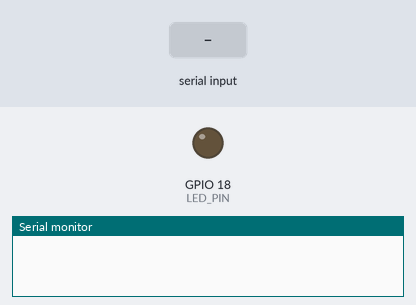
Simulated run of this sketch. Board: ESP32. On the bench: output pins drawn as LEDs (lit = HIGH), the last lines printed to the serial monitor. The inputs (shaded band) are chosen by the test bench.

Above: at 1.2 s.
1.3 s: "OPEN\n" received over Serial
At 1.9 s:
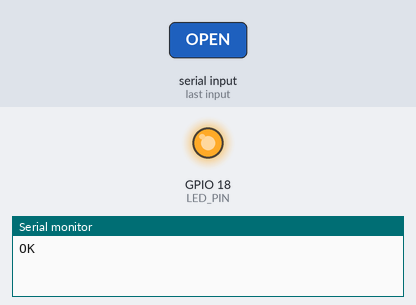
2.8 s: "1\n" received over Serial
Timing chart, 0 to 5.8 s (numbered marks = the images above; inputs shaded):
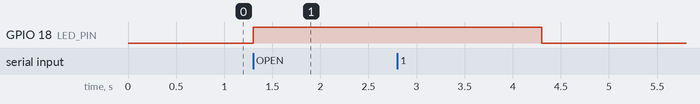

Measured:
- after the input at 1.3 s, GPIO 18 (LED_PIN): LOW → HIGH at once

The sketch:

barrier_led_test.ino
```cpp
/*
 * ============================================================================
 * ESP32 Bariyer LED Simülasyonu (barrier_led_test.ino)
 * ============================================================================
 *
 * Bu C++ / Arduino kodu ESP32 mikrodenetleyicisi üzerinde çalışır.
 * USB Serial üzerinden Python uygulamasından gelen "OPEN" komutunu dinler.
 * Komut alındığında LED pini HIGH yapılır, anında "OK" yanıtı döner ve
 * millis() tabanlı non-blocking timer ile LED 3 saniye sonra kapatılır.
 *
 * HARDWARE / DEVRE BAĞLANTISI:
 * ----------------------------------------------------------------------------
 * ESP32 GPIO 18  -->  220 Ohm (veya 330 Ohm) Seri Direnç  -->  LED Anot (+)
 * GND            ----------------------------------------->  LED Katot (-)
 *
 * DİKKAT: LED doğrudan GPIO ile GND arasına dirençsiz bağlanmamalıdır!
 * ============================================================================
 */

#include <Arduino.h>

// LED Pin ve Zamanlama Sabitleri
const int LED_PIN = 18;
const unsigned long LED_ON_DURATION_MS = 3000;

// Zamanlayıcı Değişkenleri (Non-blocking millis mantığı)
unsigned long ledTurnOffTime = 0;
bool isLedActive = false;

void setup() {
    // Seri haberleşmeyi 115200 baud hızında başlat
    Serial.begin(115200);

    // LED pinini çıkış olarak ayarla ve kapalı konuma getir
    pinMode(LED_PIN, OUTPUT);
    digitalWrite(LED_PIN, LOW);
}

void loop() {
    // 1. Seri porttan veri geldi mi kontrol et
    if (Serial.available() > 0) {
        String command = Serial.readStringUntil('\n');
        command.trim();

        if (command == "OPEN") {
            // LED'i yak
            digitalWrite(LED_PIN, HIGH);
            isLedActive = true;
            ledTurnOffTime = millis() + LED_ON_DURATION_MS;

            // Python uygulamasına anında doğrulama yanıtı gönder
            Serial.println("OK");
        } else if (command.length() > 0) {
            // Bilinmeyen komutlar için hata döndür
            Serial.println("ERROR");
        }
    }

    // 2. Non-blocking LED kapatma zamanı kontrolü
    if (isLedActive && (millis() >= ledTurnOffTime)) {
        digitalWrite(LED_PIN, LOW);
        isLedActive = false;
    }
}
```
